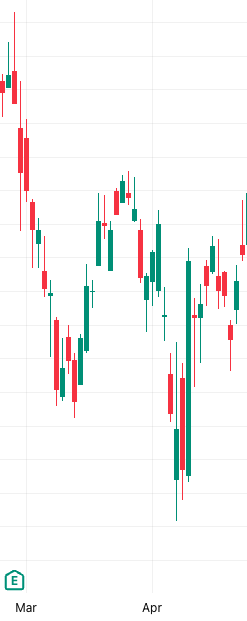
#> input picture phase1_formation_only/ADSK_w_formation.png, 247 x 621 px; its folder holds only this picture in this run
$ python pattern3.py
#> lines starting #> are read from the running program, lines starting #| are printed output that depends on the picture; after the words box and inside, x2 and y2 are one past the last pixel; in counts of white or black regions, pixels touching at a corner belong together
#!/usr/bin/env python3
"""
S&P 500 W Pattern Scanner & Trainer
Three-phase training system for W pattern detection on daily timeframes
Ultimate goal: Real-time S&P 500 W pattern scanning
Save this as: sp500_w_scanner.py
"""

import cv2
import numpy as np
import matplotlib.pyplot as plt
from scipy.signal import find_peaks, argrelextrema
from sklearn.linear_model import LinearRegression
from sklearn.ensemble import RandomForestClassifier
import os
import json
import pandas as pd
from datetime import datetime, timedelta
import glob
import yfinance as yf
import requests
from typing import List, Dict, Tuple, Optional
import warnings
warnings.filterwarnings('ignore')

class SP500WPatternScanner:
    def __init__(self):
        print("🚀 Initializing S&P 500 W Pattern Scanner...")
        self.results_folder = "sp500_w_analysis"
        self.training_phases = {
            'phase1': 'formation_only',
            'phase2': 'with_outcome',
            'phase3': 'manual_analysis'
        }
        self.w_pattern_database = []
        self.prediction_model = None
        self.sp500_symbols = []
        self.create_folder_structure()
        self.load_sp500_list()
        print("✅ Scanner ready for three-phase training!")

    def create_folder_structure(self):
        """Create organized folder structure for three-phase training"""
        folders = [
            self.results_folder,
            "phase1_formation_only",
            "phase2_with_outcomes",
            "phase3_manual_analysis",
            "sp500_scans",
            "training_data"
        ]

        for folder in folders:
            if not os.path.exists(folder):
                os.makedirs(folder)
                print(f"📁 Created: {folder}/")
#> (the call stopped at in load_sp500_list, `tables = pd.read_html(url)`: the network is not available in this run)
#> the answer given: 1

    def load_sp500_list(self):
        """Load S&P 500 stock symbols"""
        try:
            # Try to get S&P 500 list from Wikipedia
            url = 'https://en.wikipedia.org/wiki/List_of_S%26P_500_companies'
            tables = pd.read_html(url)
            sp500_df = tables[0]
            self.sp500_symbols = sp500_df['Symbol'].tolist()
            print(f"📊 Loaded {len(self.sp500_symbols)} S&P 500 symbols")
        except:
            # Fallback to manual list of major S&P 500 stocks
            self.sp500_symbols = [
                'AAPL', 'MSFT', 'GOOGL', 'AMZN', 'TSLA', 'NVDA', 'META', 'BRK-B',
                'UNH', 'JNJ', 'JPM', 'V', 'PG', 'XOM', 'HD', 'CVX', 'MA', 'BAC',
                'ABBV', 'PFE', 'AVGO', 'KO', 'MRK', 'COST', 'PEP', 'TMO', 'WMT',
                'ABT', 'MCD', 'VZ', 'ACN', 'CSCO', 'DHR', 'ADBE', 'BMY', 'LIN',
                'NFLX', 'CRM', 'NKE', 'TXN', 'QCOM', 'RTX', 'WFC', 'UPS', 'NEE',
                'PM', 'AMGN', 'HON', 'T', 'COP', 'IBM', 'SPGI', 'GE', 'CAT', 'AMD'
            ]
            print(f"📊 Using fallback list: {len(self.sp500_symbols)} major S&P 500 stocks")

    # ==================== PHASE 1: FORMATION ONLY ====================

    def train_phase1_formation_detection(self, folder_path="phase1_formation_only"):
        """Phase 1: Train on W formation screenshots without outcomes"""
        print("\n🔍 PHASE 1: W Formation Detection Training")
        print("=" * 60)
        print("📋 Training on clean W formations (no outcomes shown)")

        image_files = self._find_images_in_folder(folder_path)
        if not image_files:
            print(f"❌ No images found in {folder_path}/")
            print("💡 Add your W formation screenshots to this folder:")
            print("   📊 AAPL_w_formation_20241210.png")
            print("   📊 TSLA_w_formation_20241211.png")
            return

        phase1_results = []
        print(f"📸 Processing {len(image_files)} formation images...")

        for i, image_path in enumerate(image_files, 1):
            print(f"\n🔍 Analyzing {i}/{len(image_files)}: {os.path.basename(image_path)}")

            result = self._analyze_w_formation(image_path, phase=1)
            if result['success']:
                phase1_results.append(result)

                # Display key metrics
                for pattern in result['patterns']:
                    print(f"   ✅ W Pattern detected - Confidence: {pattern['confidence']:.1%}")
                    print(f"      Target: {pattern['price_target']:.2f}")
                    print(f"      Valley symmetry: {pattern['depth_symmetry']:.2f}")

        # Save Phase 1 training data
        self._save_phase_data(phase1_results, "phase1_formation_training.json")
        print(f"\n✅ Phase 1 complete! Analyzed {len(phase1_results)} successful formations")
        return phase1_results

    # ==================== PHASE 2: WITH OUTCOMES ====================

    def train_phase2_outcome_learning(self, folder_path="phase2_with_outcomes"):
        """Phase 2: Train on W formations with actual outcomes"""
        print("\n📈 PHASE 2: Outcome Learning Training")
        print("=" * 60)
        print("📋 Training on W formations + actual price developments")

        image_files = self._find_images_in_folder(folder_path)
        if not image_files:
            print(f"❌ No images found in {folder_path}/")
            print("💡 Add your W formation + outcome screenshots:")
            print("   📈 AAPL_w_outcome_success_20241210.png")
            print("   📉 TSLA_w_outcome_failed_20241211.png")
            return

        phase2_results = []
        print(f"📸 Processing {len(image_files)} outcome images...")

        for i, image_path in enumerate(image_files, 1):
            print(f"\n🔍 Analyzing {i}/{len(image_files)}: {os.path.basename(image_path)}")

            result = self._analyze_w_formation(image_path, phase=2)
            if result['success']:
                # Determine outcome from filename or analysis
                outcome_success = self._determine_outcome_from_image(result, image_path)
                result['actual_outcome'] = outcome_success

                phase2_results.append(result)

                outcome_text = "SUCCESS" if outcome_success else "FAILED"
                print(f"   📊 Outcome: {outcome_text}")

                for pattern in result['patterns']:
                    print(f"   ✅ Pattern confidence: {pattern['confidence']:.1%}")
                    print(f"      Predicted target: {pattern['price_target']:.2f}")

        # Save Phase 2 training data
        self._save_phase_data(phase2_results, "phase2_outcome_training.json")

        # Calculate success rates
        self._calculate_success_metrics(phase2_results)

        print(f"\n✅ Phase 2 complete! Analyzed {len(phase2_results)} formations with outcomes")
        return phase2_results

    # ==================== PHASE 3: MANUAL ANALYSIS ====================

    def train_phase3_manual_analysis(self, folder_path="phase3_manual_analysis"):
        """Phase 3: Learn from manual analysis with drawn lines"""
        print("\n✏️ PHASE 3: Manual Analysis Learning")
        print("=" * 60)
        print("📋 Learning from your manual analysis and target calculations")

        image_files = self._find_images_in_folder(folder_path)
        if not image_files:
            print(f"❌ No images found in {folder_path}/")
            print("💡 Add screenshots with your drawn lines and targets:")
            print("   ✏️ AAPL_w_manual_lines_20241210.png")
            print("   ✏️ TSLA_w_manual_analysis_20241211.png")
            return

        phase3_results = []
        print(f"📸 Processing {len(image_files)} manual analysis images...")

        for i, image_path in enumerate(image_files, 1):
            print(f"\n🔍 Analyzing {i}/{len(image_files)}: {os.path.basename(image_path)}")

            result = self._analyze_manual_w_analysis(image_path)
            if result['success']:
                phase3_results.append(result)

                print(f"   ✅ Detected your manual analysis")
                print(f"      Your target method: {result.get('manual_method', 'Unknown')}")
                print(f"      Target difference vs algorithm: {result.get('target_difference', 'N/A')}")

        # Save Phase 3 training data
        self._save_phase_data(phase3_results, "phase3_manual_training.json")

        # Learn from manual analysis patterns
        self._learn_from_manual_analysis(phase3_results)

        print(f"\n✅ Phase 3 complete! Learned from {len(phase3_results)} manual analyses")
        return phase3_results

    # ==================== CORE W PATTERN ANALYSIS ====================

    def _analyze_w_formation(self, image_path, phase=1):
        """Core W pattern analysis for any phase"""
#> called with phase = 1
        try:
            # Load and preprocess image
            image = cv2.imread(image_path)
#> image is the input picture: shape (621, 247, 3); mean B, G, R 245.3, 245.7, 246.4
            if image is None:
                raise ValueError(f"Could not load image: {image_path}")

            # Extract price data from image
            price_data = self._extract_price_data_from_image(image)
            if price_data is None:
                return {'success': False, 'error': 'Could not extract price data'}

            # Detect W patterns
            w_patterns = self._detect_w_patterns_in_data(price_data)

            if not w_patterns:
                return {'success': False, 'error': 'No W patterns detected'}

            # Enhance patterns with phase-specific analysis
            enhanced_patterns = []
            for pattern in w_patterns:
                enhanced_pattern = self._enhance_pattern_analysis(pattern, price_data, phase)
                enhanced_patterns.append(enhanced_pattern)

            return {
                'success': True,
                'filename': os.path.basename(image_path),
                'phase': phase,
                'patterns': enhanced_patterns,
                'image_metadata': {
                    'size': image.shape,
                    'data_points': len(price_data) if price_data is not None else 0
                }
            }

        except Exception as e:
            return {'success': False, 'error': str(e)}

    def _extract_price_data_from_image(self, image):
        """Extract price line data from chart image"""
        # Convert to grayscale and preprocess
        gray = cv2.cvtColor(image, cv2.COLOR_BGR2GRAY)
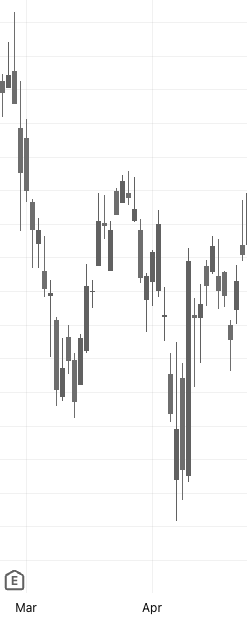
#> gray: shape (621, 247); min 17, max 255, mean 245.8
        blurred = cv2.GaussianBlur(gray, (3, 3), 0)
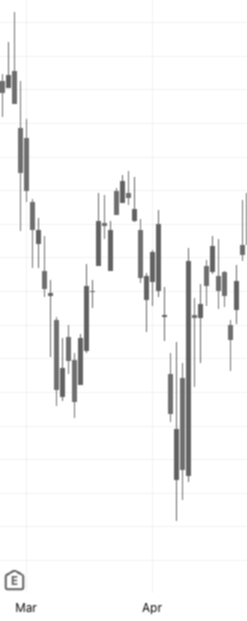
#> blurred: shape (621, 247); min 87, max 255, mean 245.9

        # Edge detection for price line
        edges = cv2.Canny(blurred, 30, 100)
#> edges: shape (621, 247); 4.3% white in thin lines or dots

        # Find contours
        contours, _ = cv2.findContours(edges, cv2.RETR_EXTERNAL, cv2.CHAIN_APPROX_SIMPLE)
#> contours = 33 contours, 5 with area under 20; largest, box (x1, y1, x2, y2) and area: (137, 209, 162, 333) 1034, (173, 341, 185, 522) 978, (185, 247, 192, 483) 951, (71, 263, 95, 419) 941, (17, 80, 30, 232) 805
#> (the rest of the program and of its run is left out)
